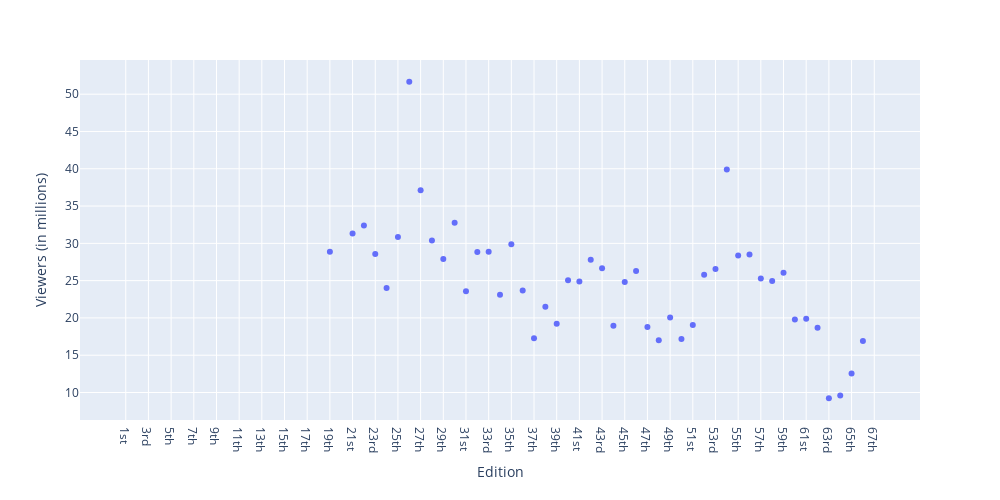

This figure's notebook cell:
### Code cell
fig = px.scatter(DF_raw,
                   y = 'Viewers (in millions)',
                 x = 'Edition'
                 )
fig.update_layout(autosize = False,
                  width = 1000,
                  height = 500)
fig.show()

### Figure 1 — Plotly figure (JSON) as saved in the notebook; plotly's stock layout.template omitted (floating-point values rounded to 4 significant figures)
{"data": [{"hovertemplate": "Edition=%{x}<br>Viewers (in millions)=%{y}<extra></extra>", "legendgroup": "", "marker": {"color": "#636efa", "symbol": "circle"}, "mode": "markers", "name": "", "orientation": "v", "showlegend": false, "type": "scatter", "x": ["1st", "2nd", "3rd", "4th", "5th", "6th", "7th", "8th", "9th", "10th", "11th", "12th", "13th", "14th", "15th", "16th", "17th", "18th", "19th", "20th", "21st", "22nd", "23rd", "24th", "25th", "26th", "27th", "28th", "29th", "30th", "31st", "32nd", "33rd", "34th", "35th", "36th", "37th", "38th", "39th", "40th", "41st", "42nd", "43rd", "44th", "45th", "46th", "47th", "48th", "49th", "50th", "51st", "52nd", "53rd", "54th", "55th", "56th", "57th", "58th", "59th", "60th", "61st", "62nd", "63rd", "64th", "65th", "66th", "67th"], "xaxis": "x", "y": [null, null, null, null, null, null, null, null, null, null, null, null, null, null, null, null, null, null, 28.86, null, 31.31, 32.39, 28.57, 24.02, 30.86, 51.67, 37.12, 30.39, 27.91, 32.76, 23.57, 28.83, 28.89, 23.1, 29.87, 23.69, 17.27, 21.5, 19.21, 25.04, 24.88, 27.79, 26.65, 18.96, 24.82, 26.29, 18.8, 17, 20.05, 17.18, 19.04, 25.8, 26.55, 39.91, 28.37, 28.51, 25.3, 24.95, 26.05, 19.8, 19.88, 18.7, 9.23, 9.59, 12.55, 16.9, null], "yaxis": "y"}], "layout": {"autosize": false, "height": 500, "legend": {"tracegroupgap": 0}, "margin": {"t": 60}, "width": 1000, "xaxis": {"anchor": "y", "autorange": true, "domain": [0, 1], "range": [-4.034, 70.03], "title": {"text": "Edition"}, "type": "category"}, "yaxis": {"anchor": "x", "autorange": true, "domain": [0, 1], "range": [6.314, 54.59], "title": {"text": "Viewers (in millions)"}, "type": "linear"}}}
